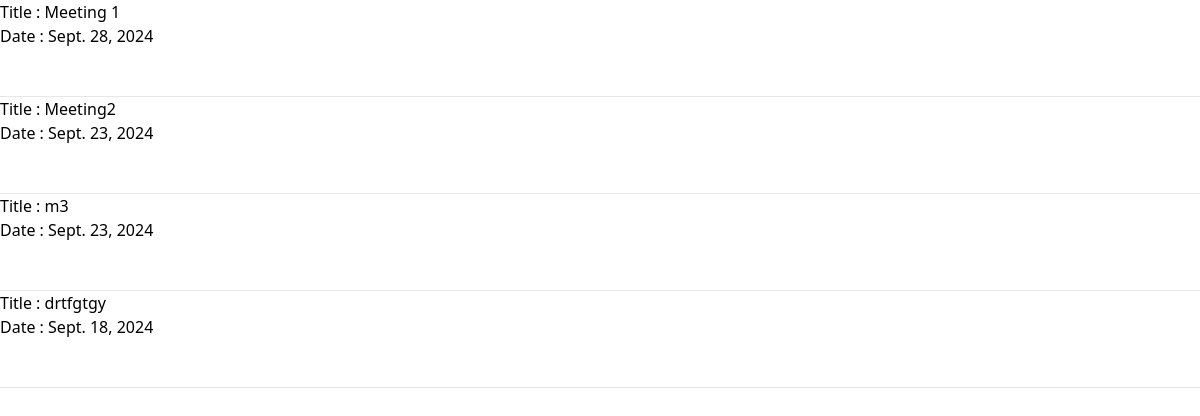
The page /user/notification/ on the database its author committed.
### officer/models.py (models this page shows, shortened)
class Notification(models.Model):
    title = models.CharField(max_length=150)
    description = models.TextField()
    date = models.DateField()
    published = models.BooleanField(default=False)

### vayal_user/views/notification.py (the view)
# urls.py: path('notification/',notification.index, name='notifications'),
def index(request):
    notifications = Notification.objects.filter(published=True)
    return render(request,'vayal_user/notification/index.html',{'notifications':notifications})

### vayal_user/templates/vayal_user/notification/index.html (shortened to what this page needs)
{% extends 'base.html' %}
{% block content %}
<ol>
{% for notification in notifications %}
<li>
    Title : {{notification.title}} <br>
    Date : {{notification.date}} <br>
</li>
<br><br><hr>
{% endfor %}
</ol>
{% endblock content %}

### rows shown on the page
Notification: title "Meeting 1", date "Sept. 28, 2024"
Notification: title "Meeting2", date "Sept. 23, 2024"
Notification: title "m3", date "Sept. 23, 2024"
Notification: title "drtfgtgy", date "Sept. 18, 2024"
